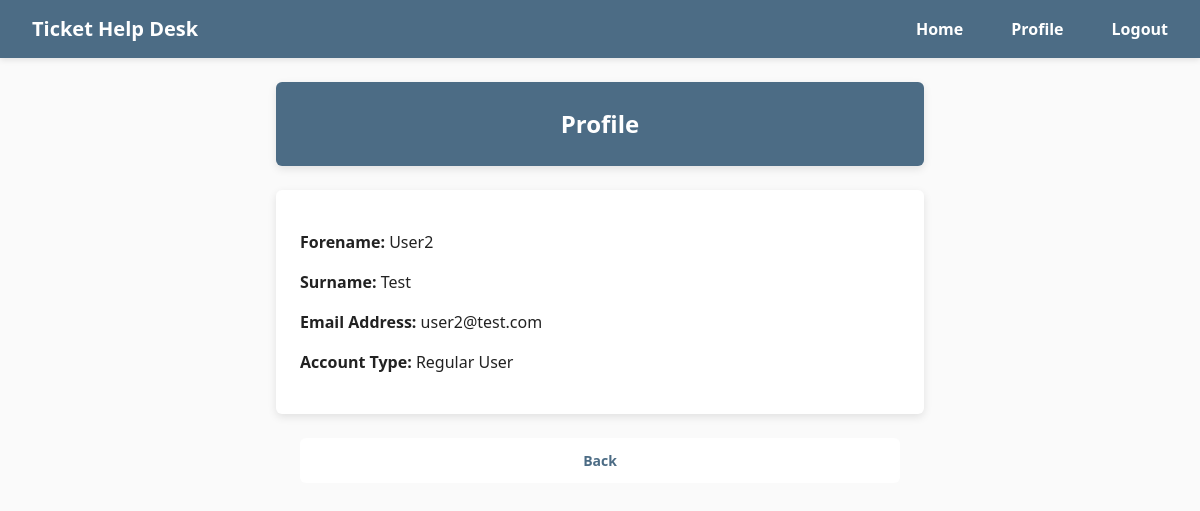
The page /profile (signed in) on the database its author committed.
### HelpDeskTicketingSystem/models/UserModel.py (models this page shows)
class User(db.Model, UserMixin):
    id = db.Column(db.Integer, primary_key=True)
    forename = db.Column(db.String(50))
    surname = db.Column(db.String(50))
    email = db.Column(db.String(150), unique=True)
    password = db.Column(db.String(20))
    account_type = db.Column(db.String(20), nullable=False)

### HelpDeskTicketingSystem/views/users.py (the view)
@users_bp.route('/profile')
@login_required
def profile():
    return render_template('profile.html', user=current_user)

### HelpDeskTicketingSystem/__init__.py (called while the page is built)
def create_app(config_class=None):
    app = Flask(__name__)
    if config_class:
        app.config.from_object(config_class)
    else:
        app.config.from_object(Config)
    db.init_app(app)
    login_manager.init_app(app)
    login_manager.login_view = 'auth.login'
    from .views.home import home_bp
    from .views.auth import auth_bp
    from .views.users import users_bp
    from .views.tickets import tickets_bp
    app.register_blueprint(home_bp, url_prefix='/')
    app.register_blueprint(auth_bp, url_prefix='/')
    app.register_blueprint(tickets_bp, url_prefix='/')
    app.register_blueprint(users_bp, url_prefix='/')
    create_database(app)
    from .models import User
    @login_manager.user_loader
    def load_user(user_id):
        return User.query.get(int(user_id))
    return app

### HelpDeskTicketingSystem/templates/profile.html
{% extends "base.html" %} {% block title %} Profile {% endblock %} {% block
content %}
<h2>Profile</h2>
<div class="form">
  <p><strong>Forename:</strong> {{ user.forename }}</p>
  <p><strong>Surname:</strong> {{ user.surname }}</p>
  <p><strong>Email Address:</strong> {{ user.email }}</p>
  <p><strong>Account Type:</strong> {{ user.account_type }}</p>
</div>
<br />
<div class="btn-group">
  <a href="{{ url_for('home.home') }}" class="btn btn-group btn-secondary"
    >Back</a
  >
</div>
{% endblock %}

### HelpDeskTicketingSystem/static/main.css (style rules this page uses)
body { margin: 0; padding: 0; font-family: "Segoe UI", sans-serif; font-size: 16px; line-height: 1.5; color: #222; background-color: #fafafa; }
h2 { background: #fff; padding: 24px; border-radius: 6px; box-shadow: 0 3px 8px rgba(0, 0, 0, 0.1); max-width: 600px; margin: 0 auto; text-align: center; margin-bottom: 24px; background-color: #4C6C85; color: #fff; }
a { color: #4C6C85; text-decoration: none; }
p { color: #222; text-decoration: none; font-weight: 300; }
.form { background: #fff; padding: 24px; border-radius: 6px; box-shadow: 0 3px 8px rgba(0, 0, 0, 0.1); max-width: 600px; margin: auto; }
.btn-group { max-width: 600px; align-content: end; margin: 0 auto 24px; display: flex; gap: 10px; }
.btn-group .btn, .btn-group a.btn, .btn-group button.btn { flex: 1; display: flex; align-items: center; justify-content: center; text-align: center; width: 100%; padding: 12px; font-size: 14px; font-weight: 700; border: none; border-radius: 6px; cursor: pointer; text-decoration: none; }
.btn-group.btn-secondary { background-color: #fff; color: #4C6C85; }

### rows shown on the page
User: forename "User2", surname "Test", email "user2@test.com", account_type "Regular User"
